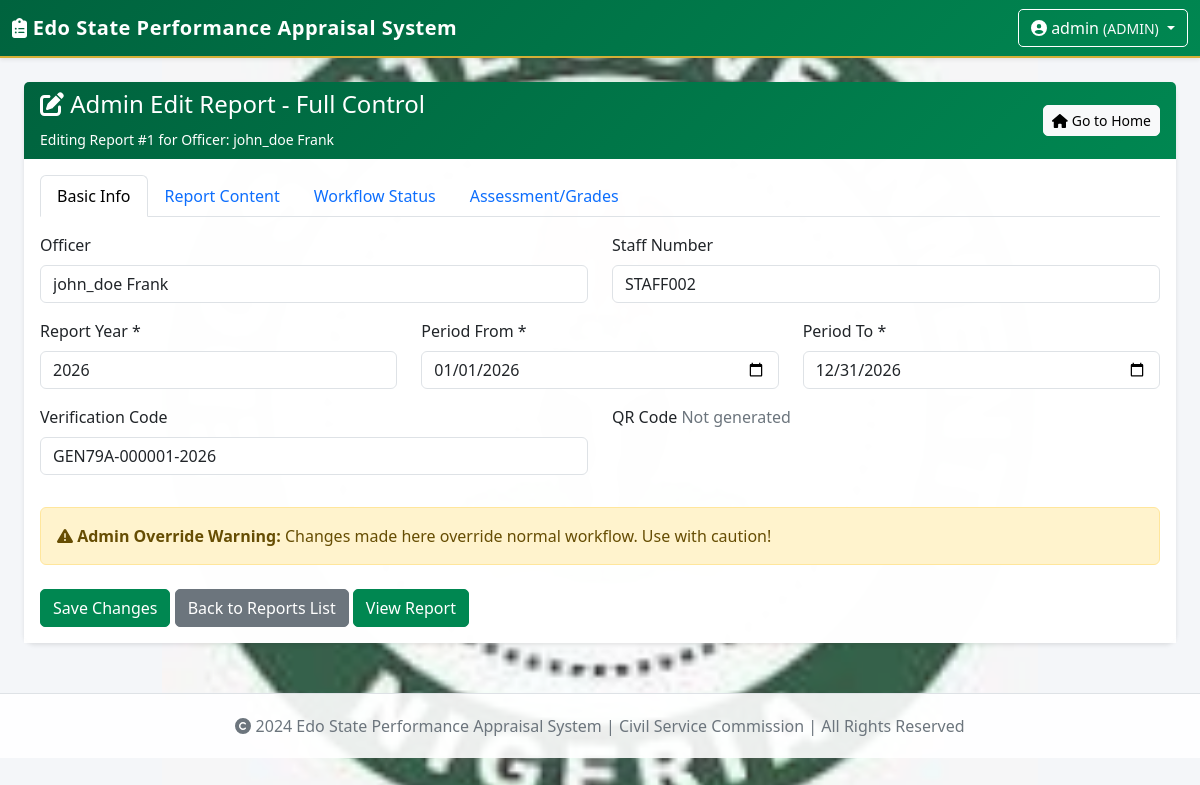
The page /admin/edit-report/1 (signed in) on the database its author committed.
### app/models/user.py (models this page shows, shortened)
class User(UserMixin, db.Model):
    __tablename__ = 'users'
    id = db.Column(db.Integer, primary_key=True)
    username = db.Column(db.String(80), unique=True, nullable=False)
    email = db.Column(db.String(120), unique=True, nullable=False)
    password_hash = db.Column(db.String(200), nullable=False)
    role = db.Column(db.String(50), nullable=False, default='STAFF')
    is_active = db.Column(db.Boolean, default=True)
    created_at = db.Column(db.DateTime, default=datetime.utcnow)
    staff_no = db.Column(db.String(50), unique=True)
    surname = db.Column(db.String(100))
    first_name = db.Column(db.String(100))
    other_names = db.Column(db.String(200))
    title = db.Column(db.String(20))
    date_of_birth = db.Column(db.Date, nullable=True)
    date_first_appointment = db.Column(db.Date, nullable=True)
    post_appointed = db.Column(db.String(200))
    present_post = db.Column(db.String(200))
    salary_grade = db.Column(db.String(50))
    ministry = db.Column(db.String(200))  # MDA
    department = db.Column(db.String(200))  # Department
    division = db.Column(db.String(200))
    branch = db.Column(db.String(200))
    section = db.Column(db.String(200))
    def has_role(self, role):
        return self.role == role or self.role == 'ADMIN'
    @property
    def full_name(self):
        return f"{self.surname} {self.first_name} {self.other_names or ''}".strip()

### app/models/performance_report.py (models this page shows, shortened)
class PerformanceReport(db.Model):
    __tablename__ = 'performance_reports'
    id = db.Column(db.Integer, primary_key=True)
    user_id = db.Column(db.Integer, db.ForeignKey('users.id'), nullable=False)
    report_year = db.Column(db.Integer, nullable=False)
    period_from = db.Column(db.Date, nullable=False)
    period_to = db.Column(db.Date, nullable=False)
    date_of_birth = db.Column(db.Date)
    date_first_appointment = db.Column(db.Date)
    post_appointed = db.Column(db.String(200))
    present_post = db.Column(db.String(200))
    present_post_date = db.Column(db.Date)
    salary_grade = db.Column(db.String(50))
    incremental_date = db.Column(db.Date)
    educational_qualifications = db.Column(db.Text)
    date_appointment_confirmed = db.Column(db.Date)
    sick_leave_days = db.Column(db.Integer, default=0)
    sick_leave_details = db.Column(db.Text)
    ncl_days = db.Column(db.Integer, default=0)
    ncl_details = db.Column(db.Text)
    annual_leave_days = db.Column(db.Integer, default=0)
    casual_leave_days = db.Column(db.Integer, default=0)
    division_targets = db.Column(db.Text)
    appraiser_targets = db.Column(db.Text)
    estimated_salary_cost = db.Column(db.Numeric(15, 2))
    estimated_overhead_cost = db.Column(db.Numeric(15, 2))
    estimated_capital_cost = db.Column(db.Numeric(15, 2))
    agreed_completion_time = db.Column(db.String(200))
    quantity_conform_standard = db.Column(db.Boolean, default=False)
    quality_conform_standard = db.Column(db.Boolean, default=False)
    main_duties = db.Column(db.Text)
    joint_discussion_with_supervisor = db.Column(db.Boolean, default=False)
    properly_equipped = db.Column(db.Boolean, default=True)
    constraints_difficulties = db.Column(db.Text)
    difficulties_encountered = db.Column(db.Text)
    supervisor_assistance_methods = db.Column(db.Text)
    periodic_review_frequency = db.Column(db.String(50))
    performance_measured_up = db.Column(db.Boolean, default=False)
    solution_admonition = db.Column(db.Text)
    final_evaluation_done = db.Column(db.Boolean, default=False)
    ad_hoc_duties = db.Column(db.Text)
    ad_hoc_duties_affected = db.Column(db.Boolean, default=False)
    ad_hoc_brought_to_supervisor = db.Column(db.Boolean, default=False)
    schedule_duty_from = db.Column(db.Date)
    schedule_duty_to = db.Column(db.Date)
    supervisor1_name = db.Column(db.String(200))
    supervisor1_from = db.Column(db.Date)
    supervisor1_to = db.Column(db.Date)
    supervisor2_name = db.Column(db.String(200))
    supervisor2_from = db.Column(db.Date)
    supervisor2_to = db.Column(db.Date)
    supervisor3_name = db.Column(db.String(200))
    supervisor3_from = db.Column(db.Date)
    supervisor3_to = db.Column(db.Date)
    assessment = db.relationship('Assessment', backref='performance_report',
                                 uselist=False, cascade='all, delete-orphan',
                                 overlaps='assessments,report')
    training_recommended = db.Column(db.Text)
    promotability_rating = db.Column(db.String(20))
    promotion_reason = db.Column(db.Text)
    accelerated_promotion_recommendation = db.Column(db.Text)
    officer_has_seen_report = db.Column(db.Boolean, default=False)
    officer_comments = db.Column(db.Text)
    officer_declaration_date = db.Column(db.Date)
    reporting_officer_signature = db.Column(db.Boolean, default=False)
    reporting_officer_name = db.Column(db.String(200))
    reporting_officer_position = db.Column(db.String(200))
    reporting_officer_grade = db.Column(db.String(50))
    reporting_officer_date = db.Column(db.Date)
    countersigning_agrees = db.Column(db.Boolean, default=False)
    countersigning_disagreement_notes = db.Column(db.Text)
    years_served_under = db.Column(db.String(50))
    countersigning_adverse_comments = db.Column(db.Text)
    countersigning_officer_signature = db.Column(db.Boolean, default=False)
    countersigning_officer_name = db.Column(db.String(200))
    countersigning_officer_position = db.Column(db.String(200))
    countersigning_officer_grade = db.Column(db.String(50))
    countersigning_officer_date = db.Column(db.Date)
    status = db.Column(db.String(50), default='DRAFT')
    final_status = db.Column(db.String(50), default='PENDING_REPORTING')
    created_at = db.Column(db.DateTime, default=datetime.utcnow)
    updated_at = db.Column(db.DateTime, default=datetime.utcnow, onupdate=datetime.utcnow)
    submitted_at = db.Column(db.DateTime)
    verification_code = db.Column(db.String(100), unique=True, nullable=True)
    target_reporting_officer_id = db.Column(db.Integer, db.ForeignKey('users.id'), nullable=True)
    target_countersigning_officer_id = db.Column(db.Integer, db.ForeignKey('users.id'), nullable=True)
    reporting_approved_at = db.Column(db.DateTime, nullable=True)
    reporting_approved_by = db.Column(db.Integer, db.ForeignKey('users.id'), nullable=True)
    reporting_comments = db.Column(db.Text, nullable=True)
    countersigning_approved_at = db.Column(db.DateTime, nullable=True)
    countersigning_approved_by = db.Column(db.Integer, db.ForeignKey('users.id'), nullable=True)
    countersigning_comments = db.Column(db.Text, nullable=True)
    rejection_reason = db.Column(db.Text, nullable=True)
    staff = db.relationship('User', foreign_keys=[user_id], backref='reports')
    target_reporting_officer = db.relationship('User', foreign_keys=[target_reporting_officer_id])
    target_countersigning_officer = db.relationship('User', foreign_keys=[target_countersigning_officer_id])

### app/admin/routes.py (the view, shortened to what this page needs)
@admin_bp.route('/edit-report/<int:report_id>', methods=['GET', 'POST'])
@login_required
def edit_report(report_id):
    if not current_user.has_role('ADMIN'):
        flash('Access denied', 'danger')
        return redirect(url_for('reports.dashboard'))
    report = PerformanceReport.query.get_or_404(report_id)
    assessment = Assessment.query.filter_by(report_id=report_id).first()
    users = User.query.all()
    officers = Officer.query.all()
    filter_user_id = request.args.get('user_id', type=int)
    staff_user = User.query.get(report.user_id)
    db.session.commit()
    return render_template('admin/edit_report.html', report=report, assessment=assessment, users=users, officers=officers, filter_user_id=filter_user_id)

### app/templates/admin/edit_report.html (shortened to what this page needs)
{% extends "base.html" %}
{% block content %}
<div class="container-fluid">
    <div class="row">
        <div class="col-12">
            <div class="card">
                <div class="card-header bg-danger text-white d-flex justify-content-between align-items-center">
                    <div>
                        <h4><i class="fas fa-edit"></i> Admin Edit Report - Full Control</h4>
                        <small>Editing Report #{{ report.id }} for Officer: {{ report.staff.full_name if report.staff else 'N/A' }}</small>
                    </div>
                    <div>
                        <a href="{{ url_for('reports.dashboard') }}" class="btn btn-light btn-sm">
                            <i class="fas fa-home"></i> Go to Home
                        </a>
                    </div>
                </div>
                <div class="card-body">
                    <form method="POST">
                        <ul class="nav nav-tabs" id="reportTabs" role="tablist">
                            <li class="nav-item" role="presentation">
                                <button class="nav-link active" id="basic-tab" data-bs-toggle="tab" data-bs-target="#basic" type="button" role="tab">Basic Info</button>
                            </li>
                            <li class="nav-item" role="presentation">
                                <button class="nav-link" id="content-tab" data-bs-toggle="tab" data-bs-target="#content" type="button" role="tab">Report Content</button>
                            </li>
                            <li class="nav-item" role="presentation">
                                <button class="nav-link" id="workflow-tab" data-bs-toggle="tab" data-bs-target="#workflow" type="button" role="tab">Workflow Status</button>
                            </li>
                            <li class="nav-item" role="presentation">
                                <button class="nav-link" id="assessment-tab" data-bs-toggle="tab" data-bs-target="#assessment" type="button" role="tab">Assessment/Grades</button>
                            </li>
                        </ul>
                        <div class="tab-content mt-3">
                            <div class="tab-pane fade show active" id="basic" role="tabpanel">
                                <div class="row">
                                    <div class="col-md-6 mb-3">
                                        <label class="form-label">Officer</label>
                                        <input type="text" class="form-control" value="{{ report.staff.full_name if report.staff else 'N/A' }}" readonly>
                                    </div>
                                    <div class="col-md-6 mb-3">
                                        <label class="form-label">Staff Number</label>
                                        <input type="text" class="form-control" value="{{ report.staff.staff_no if report.staff else 'N/A' }}" readonly>
                                    </div>
                                </div>
                                <div class="row">
                                    <div class="col-md-4 mb-3">
                                        <label class="form-label">Report Year *</label>
                                        <input type="number" name="report_year" class="form-control" value="{{ report.report_year }}" required>
                                    </div>
                                    <div class="col-md-4 mb-3">
                                        <label class="form-label">Period From *</label>
                                        <input type="date" name="period_from" class="form-control" value="{{ report.period_from.strftime('%Y-%m-%d') if report.period_from else '' }}" required>
                                    </div>
                                    <div class="col-md-4 mb-3">
                                        <label class="form-label">Period To *</label>
                                        <input type="date" name="period_to" class="form-control" value="{{ report.period_to.strftime('%Y-%m-%d') if report.period_to else '' }}" required>
                                    </div>
                                </div>
                                <div class="row">
                                    <div class="col-md-6 mb-3">
                                        <label class="form-label">Verification Code</label>
                                        <input type="text" class="form-control" value="{{ report.verification_code or 'Not generated' }}" readonly>
                                    </div>
                                    <div class="col-md-6 mb-3">
                                        <label class="form-label">QR Code</label>
                                        {% if report.qr_code %}
                                            <img style="max-width: 100px;">
                                        {% else %}
                                            <span class="text-muted">Not generated</span>
                                        {% endif %}
                                    </div>
                                </div>
                            </div>
                        </div>
                        <div class="alert alert-warning mt-3">
                            <i class="fas fa-exclamation-triangle"></i>
                            <strong>Admin Override Warning:</strong> Changes made here override normal workflow. Use with caution!
                        </div>
                        <div class="mt-4">
                            <button type="submit" class="btn btn-primary">Save Changes</button>
                            <a href="{{ url_for('admin.manage_reports') }}" class="btn btn-secondary">Back to Reports List</a>
                            <a href="{{ url_for('reports.view_report', report_id=report.id) }}" class="btn btn-info" target="_blank">View Report</a>
                        </div>
                    </form>
                </div>
            </div>
        </div>
    </div>
</div>
{% endblock %}

### app/templates/base.html (shortened to what this page needs)
<!DOCTYPE html>
<html lang="en">
<head>
    <link href="https://cdn.jsdelivr.net/npm/bootstrap@5.3.0/dist/css/bootstrap.min.css" rel="stylesheet">
    <link rel="stylesheet" href="https://cdnjs.cloudflare.com/ajax/libs/font-awesome/6.4.0/css/all.min.css">
</head>
<body>
    <nav class="navbar navbar-dark shadow-sm">
        <div class="container-fluid">
            <a class="navbar-brand" href="{{ url_for('reports.dashboard') }}">
                <i class="fas fa-clipboard-list"></i> Edo State Performance Appraisal System
            </a>
            {% if current_user.is_authenticated %}
            <div class="dropdown">
                <button class="btn btn-outline-light dropdown-toggle" type="button" data-bs-toggle="dropdown" aria-expanded="false">
                    <i class="fas fa-user-circle"></i>
                    {{ current_user.username }}
                    <small class="text-light">({{ current_user.role }})</small>
                </button>
            </div>
            {% else %}
            <a href="{{ url_for('auth.login') }}" class="btn btn-outline-light">Login</a>
            {% endif %}
        </div>
    </nav>
    <div class="container-fluid mt-4">
        {% block content %}{% endblock %}
    </div>
    <footer>
        <div class="container">
            <p class="mb-0">
                <i class="fas fa-copyright"></i> 2024 Edo State Performance Appraisal System |
                Civil Service Commission | All Rights Reserved
            </p>
        </div>
    </footer>
</body>
</html>

### rows shown on the page
User: username "admin", role "ADMIN"
PerformanceReport: id "1", report_year "2026", period_from "01/01/2026", period_to "12/31/2026", verification_code "GEN79A-000001-2026"
User: staff "john_doe Frank", staff "STAFF002"
